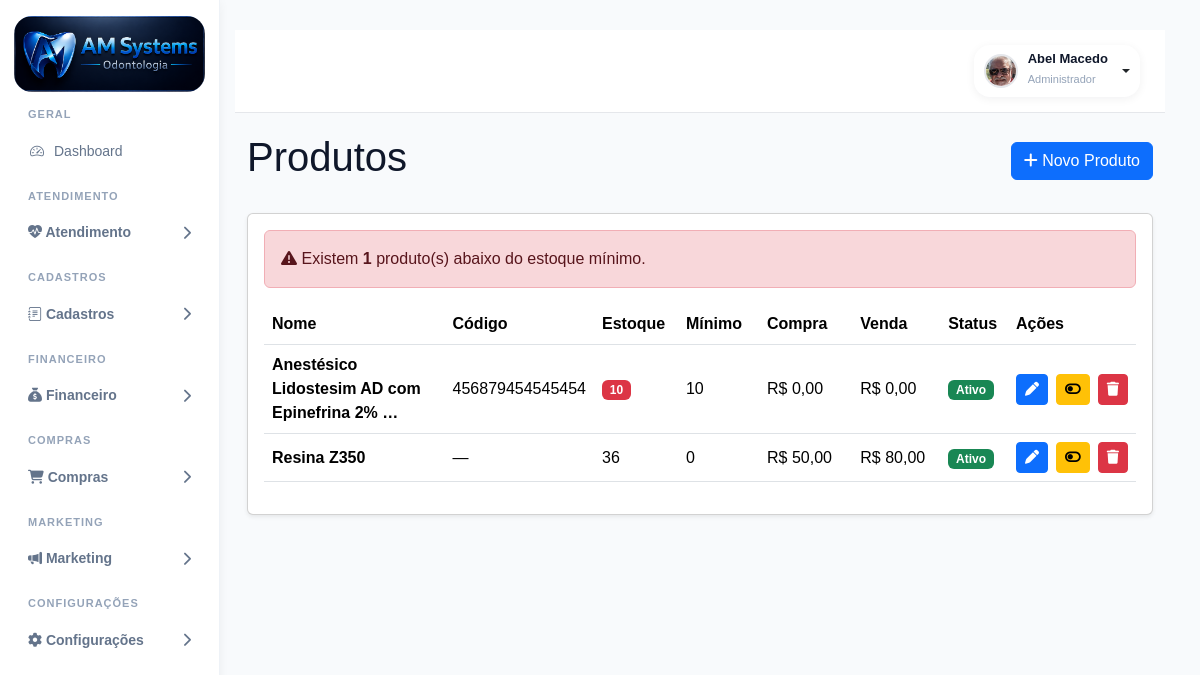
The page /produtos/ (signed in) on the database its author committed.
### accounts/models.py (models this page shows, shortened)
class PerfilUsuario(models.Model):
    usuario = models.OneToOneField(
        User,
        on_delete=models.CASCADE,
        related_name="perfil"
    )
    perfil_acesso = models.ForeignKey(
        Perfil,
        on_delete=models.PROTECT,
        related_name="usuarios",
        verbose_name="Perfil de Acesso",
        blank=True,
        null=True
    )
    ADMIN = "admin"
    GESTOR = "gestor"
    DENTISTA = "dentista"
    SECRETARIA = "secretaria"
    ACD = "acd"
    CONTABILIDADE = "contabilidade"
    MARKETING = "marketing"
    AUDITORIA = "auditoria"
    TIPOS_USUARIO = [
        (ADMIN, "Administrador"),
        (GESTOR, "Gestor"),
        (DENTISTA, "Dentista"),
        (SECRETARIA, "Secretária"),
        (ACD, "Auxiliar de Saúde Bucal"),
        (CONTABILIDADE, "Contabilidade"),
        (MARKETING, "Marketing"),
        (AUDITORIA, "Auditoria"),
    ]
    tipo_usuario = models.CharField(
        max_length=30,
        choices=TIPOS_USUARIO,
        default=SECRETARIA
    )
    cro = models.CharField(
        max_length=20,
        blank=True,
        null=True
    )
    especialidade = models.CharField(
        max_length=100,
        blank=True,
        null=True
    )
    percentual_comissao = models.DecimalField(
        "Comissão (%)",
        max_digits=5,
        decimal_places=2,
        default=40.00,
        help_text="Percentual de comissão do dentista."
    )
    meta_mensal = models.DecimalField(
        "Meta Mensal (R$)",
        max_digits=10,
        decimal_places=2,
        default=0.00,
        help_text="Meta mensal de produção do dentista."
    )
    telefone = models.CharField(
        max_length=20,
        blank=True,
        null=True
    )
    celular = models.CharField(
        max_length=20,
        blank=True,
        null=True
    )
    cpf = models.CharField(
        max_length=14,
        blank=True,
        null=True
    )
    rg = models.CharField(
        max_length=20,
        blank=True,
        null=True
    )
    data_nascimento = models.DateField(
        blank=True,
        null=True
    )
    sexo = models.CharField(
        max_length=20,
        blank=True,
        null=True
    )
    foto = models.ImageField(
        upload_to="usuarios/fotos/",
        blank=True,
        null=True
    )
    assinatura = models.ImageField(
        upload_to="usuarios/assinaturas/",
        blank=True,
        null=True
    )
    cep = models.CharField(
        max_length=10,
        blank=True,
        null=True
    )
    logradouro = models.CharField(
        max_length=255,
        blank=True,
        null=True
    )
    numero = models.CharField(
        max_length=20,
        blank=True,
        null=True
    )
    complemento = models.CharField(
        max_length=100,
        blank=True,
        null=True
    )
    bairro = models.CharField(
        max_length=100,
        blank=True,
        null=True
    )
    cidade = models.CharField(
        max_length=100,
        blank=True,
        null=True
    )
    uf = models.CharField(
        max_length=2,
        blank=True,
        null=True
    )
    cro_uf = models.CharField(
        max_length=2,
        blank=True,
        null=True
    )
    ativo = models.BooleanField(
        default=True
    )
    somente_leitura = models.BooleanField(
        default=False
    )
    criado_em = models.DateTimeField(
        auto_now_add=True
    )
    atualizado_em = models.DateTimeField(
        auto_now=True
    )

class Produto(models.Model):
    nome = models.CharField(
        max_length=200
    )
    descricao = models.TextField(
        blank=True,
        null=True
    )
    codigo = models.CharField(
        max_length=50,
        blank=True,
        null=True
    )
    estoque = models.IntegerField(
        default=0
    )
    estoque_minimo = models.IntegerField(
        default=0
    )
    valor_compra = models.DecimalField(
        max_digits=10,
        decimal_places=2,
        default=0
    )
    valor_venda = models.DecimalField(
        max_digits=10,
        decimal_places=2,
        default=0
    )
    ativo = models.BooleanField(
        default=True
    )
    criado_em = models.DateTimeField(
        auto_now_add=True
    )
    atualizado_em = models.DateTimeField(
        auto_now=True
    )
    class Meta:
        ordering = ['nome']
        verbose_name = 'Produto'
        verbose_name_plural = 'Produtos'

### accounts/views.py (the view)
@login_required
@permissao_required("produtos", "visualizar")
def produtos(request):
    produtos = Produto.objects.order_by(
        'nome'
    )
    produtos_baixos = Produto.objects.filter(
        ativo=True,
        estoque__lte=F('estoque_minimo')
    )
    context = {
        'produtos': produtos,
        'produtos_baixos': produtos_baixos,
        'total_produtos_baixos': produtos_baixos.count()
    }
    return render(
        request,
        'accounts/produtos.html',
        context
    )

### accounts/templates/accounts/produtos.html
{% extends 'accounts/base.html' %}
{% block content %}
<div class="container-fluid">
    <div class="d-flex justify-content-between align-items-center mb-4">
        <h1>Produtos</h1>
        <a href="{% url 'novo_produto' %}" class="btn btn-primary">
            <i class="fa-solid fa-plus"></i>
            Novo Produto
        </a>
    </div>
    <div class="card shadow-sm">
        <div class="card-body">
            <div class="table-responsive">
                {% if total_produtos_baixos > 0 %}
<div class="alert alert-danger mb-3">
    <i class="fa-solid fa-triangle-exclamation"></i>
    Existem
    <strong>
        {{ total_produtos_baixos }}
    </strong>
    produto(s) abaixo do estoque mínimo.
</div>
{% endif %}
                <table class="table table-hover align-middle">
    <thead>
        <tr>
            <th width="30%">Nome</th>
            <th width="12%">Código</th>
            <th width="10%">Estoque</th>
            <th width="10%">Mínimo</th>
            <th width="12%">Compra</th>
            <th width="12%">Venda</th>
            <th width="8%">Status</th>
            <th width="16%">Ações</th>
        </tr>
    </thead>
    <tbody>
        {% for produto in produtos %}
        <tr>
            <td
                class="produto-nome"
                title="{{ produto.nome }}">
                <strong>
                    {{ produto.nome|truncatechars:45 }}
                </strong>
            </td>
            <td>
                {{ produto.codigo|default:"—" }}
            </td>
            <td>
                {% if produto.estoque <= produto.estoque_minimo %}
                    <span class="badge bg-danger">
                        {{ produto.estoque }}
                    </span>
                {% else %}
                    {{ produto.estoque }}
                {% endif %}
            </td>
            <td>
                {{ produto.estoque_minimo }}
            </td>
            <td>
                R$ {{ produto.valor_compra }}
            </td>
            <td>
                R$ {{ produto.valor_venda }}
            </td>
            <td>
                {% if produto.ativo %}
                    <span class="badge bg-success">
                        Ativo
                    </span>
                {% else %}
                    <span class="badge bg-danger">
                        Inativo
                    </span>
                {% endif %}
            </td>
            <td>
                <div class="d-flex gap-2">
                    <a href="{% url 'editar_produto' produto.id %}"
                       class="btn btn-sm btn-primary"
                       title="Editar">
                        <i class="fa-solid fa-pen"></i>
                    </a>
                    {% if produto.ativo %}
                    <a href="{% url 'alterar_status_produto' produto.id %}"
                       class="btn btn-sm btn-warning"
                       title="Inativar">
                        <i class="fa-solid fa-toggle-off"></i>
                    </a>
                    {% else %}
                    <a href="{% url 'alterar_status_produto' produto.id %}"
                       class="btn btn-sm btn-success"
                       title="Ativar">
                        <i class="fa-solid fa-toggle-on"></i>
                    </a>
                    {% endif %}
                    <a href="{% url 'excluir_produto' produto.id %}"
                       class="btn btn-sm btn-danger"
                       title="Excluir"
                       onclick="return confirm('Deseja excluir este produto?')">
                        <i class="fa-solid fa-trash"></i>
                    </a>
                </div>
            </td>
        </tr>
        {% empty %}
        <tr>
            <td colspan="8" class="text-center">
                Nenhum produto cadastrado.
            </td>
        </tr>
        {% endfor %}
    </tbody>
</table>
            </div>
        </div>
    </div>
</div>
{% endblock %}

### accounts/templates/accounts/base.html (shortened to what this page needs)
{% load static %}
{% load permissions_tags %}
<!DOCTYPE html>
<html lang="pt-br">
<head>
    <link href="https://cdn.jsdelivr.net/npm/bootstrap@5.3.3/dist/css/bootstrap.min.css" rel="stylesheet">
    <link rel="stylesheet" href="https://cdn.jsdelivr.net/npm/bootstrap-icons@1.11.3/font/bootstrap-icons.min.css">
    <link rel="stylesheet" href="https://cdnjs.cloudflare.com/ajax/libs/font-awesome/6.5.2/css/all.min.css">
    <link rel="stylesheet" href="{% static 'css/style.css' %}">
    <link rel="stylesheet" href="{% static 'css/pacientes.css' %}">
    <link rel="stylesheet" href="{% static 'css/odontograma.css' %}">
    <link rel="stylesheet" href="{% static 'css/anamnese.css' %}">
    <link rel="stylesheet" href="{% static 'css/ficha_clinica.css' %}">
    <link href="https://cdn.jsdelivr.net/npm/fullcalendar@6.1.15/index.global.min.css" rel="stylesheet">
</head>
<body>
    <div class="dashboard-wrapper">
        {% with perfil=request.user.perfil.tipo_usuario %}
        <aside class="sidebar">
            <div class="logo-area">
                <img src="{% static 'img/logo.png' %}" alt="Logo">
            </div>
<ul class="sidebar-menu">
    <div class="sidebar-section">
        GERAL
    </div>
    <li class="{% if 'dashboard' in request.path %}active{% endif %}">
        <a href="{% url 'dashboard' %}">
            <i class="bi bi-speedometer2"></i>
            <span>Dashboard</span>
        </a>
    </li>
<div class="sidebar-section">
    ATENDIMENTO
</div>
<li class="menu-group">
    <button class="menu-toggle">
        <span>
            <i class="bi bi-heart-pulse-fill"></i>
            Atendimento
        </span>
        <i class="fa-solid fa-chevron-right"></i>
    </button>
        {% possui_permissao request.user 'agenda' as pode_ver_agenda %}
        {% possui_permissao request.user 'pacientes' as pode_ver_pacientes %}
        {% possui_permissao request.user 'orcamentos' as pode_ver_orcamentos %}
        {% possui_permissao request.user 'relatorios' as pode_ver_relatorios %}
</li>
<div class="sidebar-section">
    CADASTROS
</div>
<li class="menu-group">
    <button class="menu-toggle">
        <span>
            <i class="bi bi-journal-text"></i>
            Cadastros
        </span>
        <i class="fa-solid fa-chevron-right"></i>
    </button>
        {% possui_permissao request.user 'procedimentos' as pode_ver_procedimentos %}
        {% possui_permissao request.user 'convenios' as pode_ver_convenios %}
</li>
{% possui_permissao request.user 'contas_pagar' as pode_contas_pagar %}
{% possui_permissao request.user 'contas_receber' as pode_contas_receber %}
{% possui_permissao request.user 'caixa' as pode_ver_caixa %}
{% if pode_contas_pagar or pode_contas_receber or pode_ver_caixa %}
<div class="sidebar-section">
    FINANCEIRO
</div>
<li class="menu-group">
    <button class="menu-toggle">
        <span>
            <i class="fa-solid fa-sack-dollar"></i>
            Financeiro
        </span>
        <i class="fa-solid fa-chevron-right"></i>
    </button>
       {% possui_permissao request.user "livro_caixa" "visualizar" as pode_ver_livro_caixa %}
</li>
{% endif %}
{% possui_permissao request.user 'fornecedores' as pode_ver_fornecedores %}
{% possui_permissao request.user 'produtos' as pode_ver_produtos %}
{% possui_permissao request.user 'compras' as pode_ver_compras %}
{% possui_permissao request.user 'estoque' as pode_ver_estoque %}
{% possui_permissao request.user 'movimentacoes_estoque' as pode_ver_movimentacoes %}
{% possui_permissao request.user 'produtos_criticos' as pode_ver_produtos_criticos %}
{% possui_permissao request.user 'lotes' as pode_ver_lotes %}
{% if pode_ver_fornecedores or pode_ver_produtos or pode_ver_compras or pode_ver_estoque or pode_ver_movimentacoes or pode_ver_produtos_criticos or pode_ver_lotes %}
<div class="sidebar-section">
    COMPRAS
</div>
<li class="menu-group">
    <button class="menu-toggle">
        <span>
            <i class="fa-solid fa-cart-shopping"></i>
            Compras
        </span>
        <i class="fa-solid fa-chevron-right"></i>
    </button>
</li>
{% endif %}
{% possui_permissao request.user 'marketing' as pode_marketing %}
{% if pode_marketing %}
<div class="sidebar-section">
    MARKETING
</div>
<li class="menu-group">
    <button class="menu-toggle">
        <span>
            <i class="bi bi-megaphone-fill"></i>
            Marketing
        </span>
        <i class="fa-solid fa-chevron-right"></i>
    </button>
</li>
{% endif %}
{% possui_permissao request.user 'configuracao_clinica' as pode_configuracao_clinica %}
{% possui_permissao request.user 'metas_dentistas' as pode_metas_dentistas %}
{% possui_permissao request.user 'usuarios' as pode_usuarios %}
{% possui_permissao request.user 'perfis' as pode_perfis %}
{% if pode_configuracao_clinica or pode_metas_dentistas or pode_usuarios or pode_perfis %}
<div class="sidebar-section">
    CONFIGURAÇÕES
</div>
<li class="menu-group">
    <button class="menu-toggle">
        <span>
            <i class="fa-solid fa-gear"></i>
            Configurações
        </span>
        <i class="fa-solid fa-chevron-right"></i>
    </button>
</li>
{% endif %}
            </ul>
            {% endwith %}
        </aside>
        <main class="main-content">
            <div class="topbar">
                <div class="d-flex justify-content-end align-items-center">
                    {% if request.user.is_authenticated %}
                    <div class="dropdown">
                        <button class="btn profile-dropdown-btn dropdown-toggle" type="button" data-bs-toggle="dropdown"
                            aria-expanded="false">
                            {% if request.user.perfil.foto %}
                            <img src="{{ request.user.perfil.foto.url }}" alt="Foto" class="profile-avatar">
                            {% else %}
                            <div class="profile-avatar-placeholder"></div>
                            {% endif %}
                            <div class="text-start">
                                <div class="profile-user-name">
                                    {% if request.user.first_name and request.user.last_name %}
                                    {{ request.user.first_name }} {{ request.user.last_name }}
                                    {% elif request.user.first_name %}
                                    {{ request.user.first_name }}
                                    {% else %}
                                    {{ request.user.username }}
                                    {% endif %}
                                </div>
                                <small class="profile-user-role">
                                    {{ request.user.perfil.get_tipo_usuario_display }}
                                </small>
                            </div>
                        </button>
                    </div>
                    {% endif %}
                </div>
            </div>
            {% block content %}
            {% endblock %}
        </main>
    </div>
</body>
</html>

### rows shown on the page
Produto: nome "Anestésico Lidostesim AD com Epinefrina 2% …", codigo "456879454545454", estoque "10", estoque_minimo "10", valor_compra "0,00", valor_venda "0,00", ativo "Ativo"
Produto: nome "Resina Z350", codigo "—", estoque "36", estoque_minimo "0", valor_compra "50,00", valor_venda "80,00", ativo "Ativo"

### other values the page prints
{{ request.user.first_name }} "Abel Macedo"
{{ request.user.perfil.get_tipo_usuario_display }} "Administrador"
{{ total_produtos_baixos }} "1"
